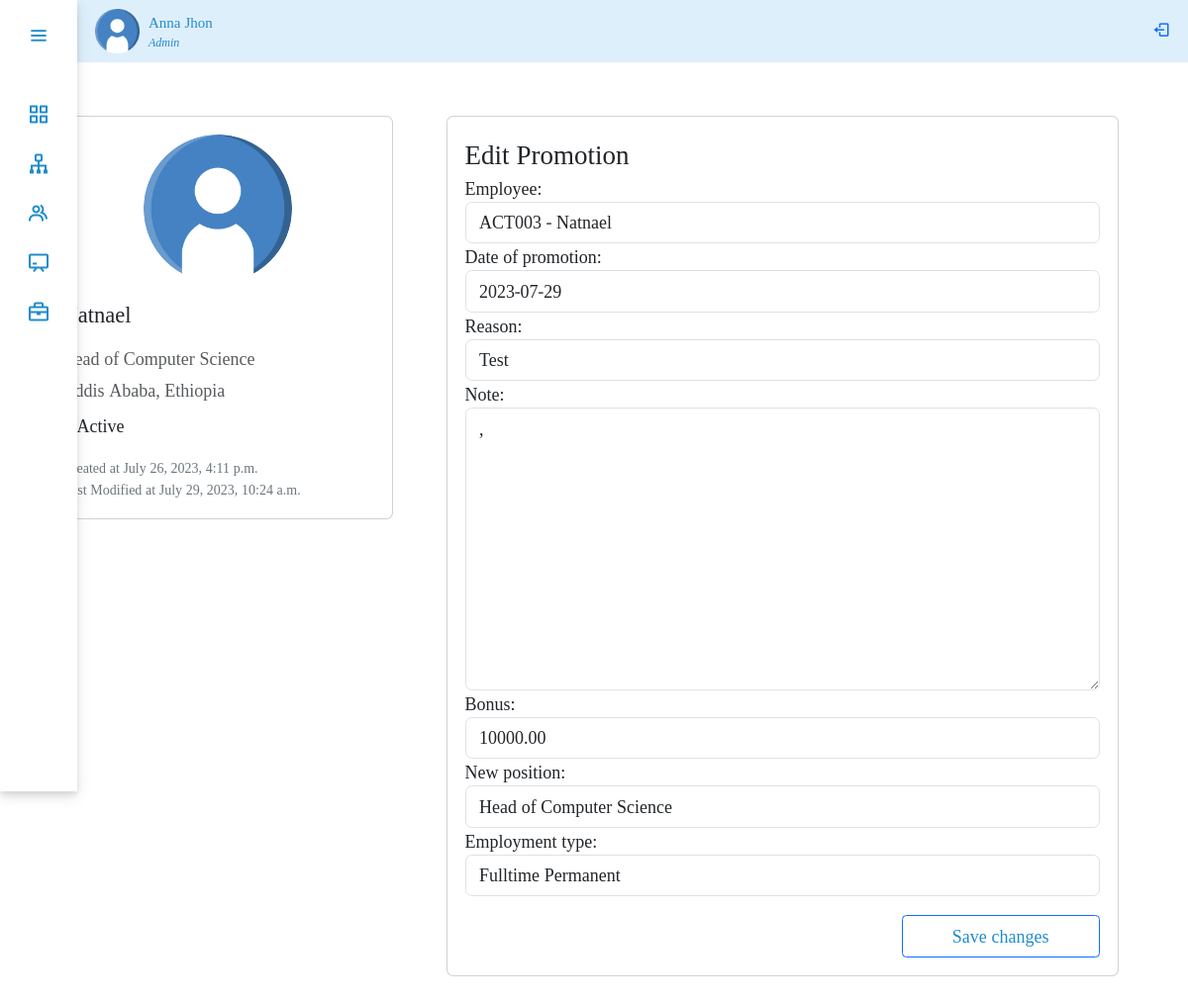
/panel/promotion/1/update, run on the app's committed database.
### performance/models.py (models this page shows, shortened)
class Promotion(models.Model):
    employee = models.ForeignKey(
        Employee, on_delete=models.SET_NULL, null=True, related_name='promoted_employee')
    date_of_promotion = models.DateField(null=True)
    reason = models.CharField(max_length=100, null=True)
    note = models.TextField(blank=True, null=True)
    bonus = models.DecimalField(
        max_digits=10, decimal_places=2, blank=True, null=True)
    past_position = models.ForeignKey(
        Designation, on_delete=models.SET_NULL, null=True, related_name='past_position'
    )
    new_position = models.ForeignKey(
        Designation, on_delete=models.SET_NULL, null=True, related_name='new_position'
    )
    new_position = models.ForeignKey(
        Designation, on_delete=models.SET_NULL, null=True, related_name='new')
    employment_type = models.CharField(
        max_length=20, choices=Employee.EMPLOYMENT_TYPE_CHOICES, null=True, blank=True)

class Employee(models.Model):
    user = models.OneToOneField(
        CustomUser, on_delete=models.CASCADE, null=True, related_name='user')
    GENDER_CHOICES = (
        ('M', 'Male'),
        ('F', 'Female'),
    )
    MARITAL_STATUS_CHOICES = (
        ('S', 'Single'),
        ('M', 'Married'),
        ('D', 'Divorced'),
        ('W', 'Widowed'),
    )
    EMPLOYMENT_TYPE_CHOICES = (
        ('fulltime_permanent', 'Fulltime Permanent'),
        ('fulltime_probation', 'Fulltime Probation'),
        ('part_time_contract', 'Part Time Contract'),
    )
    STATUS_CHOICES = (
        ('A', 'Active'),
        ('IN', 'Inactive'),
    )
    avatar = models.ImageField(upload_to='avatar/', null=True, blank=True)
    gender = models.CharField(max_length=1, choices=GENDER_CHOICES, null=True)
    dob = models.DateField(blank=True, null=True)
    nationality = models.CharField(max_length=100, null=True, blank=True)
    marital_status = models.CharField(
        max_length=50, choices=MARITAL_STATUS_CHOICES, null=True, blank=True)
    phone_number = models.CharField(max_length=20, null=True, blank=True)
    email = models.EmailField(max_length=254)
    address = models.CharField(max_length=100, null=True, blank=True)
    joined_date = models.DateField(null=True)
    department = models.ForeignKey(
        Department, on_delete=models.SET_NULL, null=True, blank=True)
    designation = models.ForeignKey(
        Designation, on_delete=models.SET_NULL, null=True)
    employment_type = models.CharField(
        max_length=20, choices=EMPLOYMENT_TYPE_CHOICES, null=True)
    salary = models.DecimalField(
        max_digits=10, decimal_places=2, null=True, blank=True)
    promotion_designation = models.ForeignKey(
        Designation, on_delete=models.SET_NULL, related_name='promotion', null=True, blank=True)
    manager = models.ForeignKey(
        CustomUser, on_delete=models.SET_NULL, null=True, blank=True)
    created_at = models.DateTimeField(auto_now_add=True, null=True, blank=True)
    updated_at = models.DateTimeField(auto_now=True, null=True, blank=True)
    status = models.CharField(max_length=50, null=True, choices=STATUS_CHOICES)
    note = models.TextField(blank=True, null=True)
    def __str__(self):
        return f"{self.user.user_id} - {self.user.first_name}"

class CustomUser(AbstractBaseUser, PermissionsMixin):
    user_id = models.CharField(max_length=10, unique=True)
    first_name = models.CharField(max_length=30)
    last_name = models.CharField(max_length=30)
    is_active = models.BooleanField(default=True)
    is_manager = models.BooleanField(default=False)
    is_employee = models.BooleanField(default=False)
    is_admin = models.BooleanField(default=False)
    is_staff = models.BooleanField(default=False)
    is_superuser = models.BooleanField(default=False)
    objects = UserManager()
    USERNAME_FIELD = 'user_id'
    REQUIRED_FIELDS = ['first_name', 'last_name']

class Designation(models.Model):
    department = models.ForeignKey(
        Department, on_delete=models.SET_NULL, related_name='designations', null=True, blank=True)
    job_title = models.CharField(max_length=100, null=True)
    created_at = models.DateTimeField(auto_now_add=True, null=True)
    updated_at = models.DateTimeField(auto_now=True, null=True)
    def __str__(self):
        return self.job_title

### performance/views.py (the view, shortened to what this page needs)
class PromotionUpdateView(UpdateView):
    model = Promotion
    template_name = 'performance/promotion/promotion_update.html'
    form_class = PromotionForm
    context_object_name = 'promotion_detail'

### performance/forms.py
class PromotionForm(forms.ModelForm):
    class Meta:
        model = Promotion
        exclude = ['past_position']

### performance/templates/performance/promotion/promotion_update.html (shortened to what this page needs)
{% extends 'performance/adminPanel.html' %}
{% load static %}
{% block body %}
{% load i18n widget_tweaks %}
<div class="container py-5">
    <div class="row">
        <div class="col-lg-4">
        <div class="card mb-4">
          <div class="card-body text-center">
            <img src="/media/avatar/user.png" alt="avatar"
              class="rounded-circle img-fluid" style="width: 150px;">
            <h5 class="my-3">{{promotion_detail.employee.user.first_name}} {{promotion_detail.user.last_name}}</h5>
            <p class="text-muted mb-1"> {{promotion_detail.employee.designation}}</p>
            <p class="text-muted mb-2">{{promotion_detail.employee.address}}</p>
            <div class="d-flex align-items-center m-0 mb-3">
                {% if promotion_detail.employee.status == "A" %}
                <p class="m-0">Active</p>
                {% else %}
                <div style="width:10px; height:10px; background-color:#dc3545; border-radius:50%; padding:0.25rem; margin-right: 5px;"></div>
                <p class="m-0">Inactive</p>
                {% endif %}
            </div>
             <div>
                <p style="font-size: 14px; margin:1px;" class="text-secondary">Created at {{promotion_detail.employee.created_at}} </p>
                <p style="font-size: 14px; margin:1px;" class="text-secondary">Last Modified at {{promotion_detail.employee.updated_at}} </p>
            </div>
          </div>
        </div>
      </div>
        <div class="col-lg-8">
            <div class="card mb-4 mx-4">
                <div class="card-body text-center">
                    <div class="modal-dialog modal-lg" role="document">
                    <form method="post" class="form">
                        <div class="modal-content">
                            <div class="modal-header">
                                <h4 class="modal-title">Edit Promotion</h4>
                            </div>
                            <div class="modal-body">
                                {% for field in form.visible_fields %}
                                    <fieldset class="form-group">
                                        <label for="exampleInputEmail1">
                                        {{ field.label_tag }}
                                    </label>
                                    {{ field|attr:"class:form-control" }}
                                </fieldset>
                                {% endfor %}
                            </div>
                            <div class="modal-footer mt-2">
                                <input type="submit" class="btn btn-primary" value="Save changes" style="border-radius: .25rem;"/>
                            </div>
                        </div>
                    </form>
                </div>
                </div>
            </div>
        </div>
    </div>
</div>
{% endblock body%}

### performance/static/performance/css/style.css (style rules this page uses)
:root { --color-default: #218ccc; --color-second:#DEEFFC; --color-white:#fff; --color-body:#e4e9f7; --color-light:#e0e0e0; }
* { margin: 0; padding: 0; font-size: 18px; font-family: 'Noto Serif Georgian', serif; text-align: justify; box-sizing: border-box; }
.btn { color: var(--color-default); background-color: var(--color-white); border-radius: 40px 0 0 40px; margin-top: 10px; padding-left: 50px; padding-right: 50px; }

### data on the page
Promotion: employee.user.first_name "Natnael", employee.designation "Head of Computer Science", employee.address "Addis Ababa, Ethiopia", employee.created_at "July 26, 2023, 4:11 p.m.", employee.updated_at "July 29, 2023, 10:24 a.m.", visible_fields "ACT003 - Natnael" "2023-07-29" "Test" "," "10000.00" "Head of Computer Science" "Fulltime Permanent"

### other printed values
{{ field.label_tag }} "Employee:" "Date of promotion:" "Reason:" "Note:" "Bonus:" "New position:" "Employment type:"
